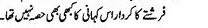
#> input picture Data/Book/1..JPG, 208 x 28 px, given as the content of the folder /content/drive/MyDrive/urdu-ocr-si26/data/raw, which was not available
$ jupyter execute --allow-errors SI26_Week2_Hania.ipynb   (shell and % lines are left out)   (text cells are left out)
#> lines starting #> are read from the running program, lines starting #| are printed output that depends on the picture; after the words box and inside, x2 and y2 are one past the last pixel; in counts of white or black regions, pixels touching at a corner belong together; pictures that were not available may be replaced by others from this repository, and a replacement may not be noted
[cell 1]

import cv2
import numpy as np
from PIL import Image
import os
import matplotlib.pyplot as plt

print('Libraries loaded successfully!')

[cell 2]
def preprocess_image(image_path, save_path):
#> called with image_path = '_only/1..JPG'
    img = cv2.imread(image_path)
#> img is the input picture: shape (28, 208, 3); min 0, max 255, mean 228.2
    if img is None:
        print(f'Could not load: {image_path}')
        return

    gray = cv2.cvtColor(img, cv2.COLOR_BGR2GRAY)
    resized = cv2.resize(gray, (512, 128))
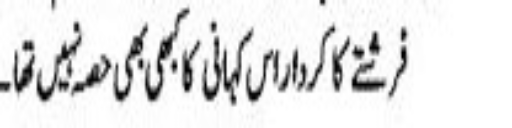
#> resized: shape (128, 512); min 0, max 255, mean 228.1
    denoised = cv2.fastNlMeansDenoising(resized, h=10)
    _, binary = cv2.threshold(denoised, 127, 255, cv2.THRESH_BINARY)
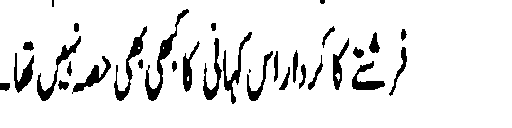
#> binary: shape (128, 512); 90.8% white; 32 black regions (3 under 20 px), largest, box (x1, y1, x2, y2) and area: (145, 9, 189, 101) 649, (114, 26, 147, 101) 515, (37, 36, 81, 101) 476

    cv2.imwrite(save_path, binary)
    return binary

# Create output folder in Drive (not local /content, so it persists)
processed_base = '/content/drive/MyDrive/urdu-ocr-si26/data/processed'
os.makedirs(processed_base, exist_ok=True)
print('Preprocessing function ready!')

[cell 3]
import glob

raw_base = '/content/drive/MyDrive/urdu-ocr-si26/data/raw'
processed_base = '/content/drive/MyDrive/urdu-ocr-si26/data/processed'

all_images = glob.glob(f'{raw_base}/**/*.jpg', recursive=True)
all_images += glob.glob(f'{raw_base}/**/*.JPG', recursive=True)
all_images += glob.glob(f'{raw_base}/**/*.png', recursive=True)

print(f'Found {len(all_images)} images to process')

processed_count = 0
for img_path in all_images:
    # Get folder name + filename to keep names unique
    folder_name = os.path.basename(os.path.dirname(img_path)).replace(' ', '_')
    filename = os.path.basename(img_path)
    save_path = os.path.join(processed_base, f'{folder_name}_{filename}')

    result = preprocess_image(img_path, save_path)
    if result is not None:
        processed_count += 1

print(f'Done! Processed {processed_count} images')

#> (a cell that did not finish here is left out)

[cell 5]
import matplotlib.pyplot as plt

# Pick one example - adjust index/filename as needed
#> (the rest of this cell did not finish here and is left out)

[cell 6]
folder_choice = 'Book'
folder_path = os.path.join(raw_base, folder_choice)
files_in_folder = sorted(os.listdir(folder_path))
print(files_in_folder[:10])  # show first 10 actual filenames

[cell 7]
import matplotlib.pyplot as plt

folder_choice = 'Book'
image_filename = '2..JPG'   # copy exact name from the list, change to check different images

sample_raw = os.path.join(raw_base, folder_choice, image_filename)
sample_processed = os.path.join(processed_base, f"{folder_choice.replace(' ', '_')}_{image_filename}")

print('Raw exists:', os.path.exists(sample_raw))
print('Processed exists:', os.path.exists(sample_processed))

fig, axes = plt.subplots(1, 2, figsize=(12, 4))
axes[0].imshow(cv2.imread(sample_raw))
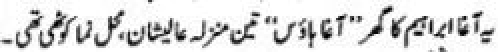
#> input picture Data/Book/2..JPG, 249 x 26 px, given as the content of the folder /content/drive/MyDrive/urdu-ocr-si26/data/raw, which was not available (shown 2 times larger)
axes[0].set_title(f'Original - {folder_choice} {image_filename}')
axes[0].axis('off')

axes[1].imshow(cv2.imread(sample_processed), cmap='gray')
axes[1].set_title(f'Processed - {folder_choice} {image_filename}')
axes[1].axis('off')

plt.show()
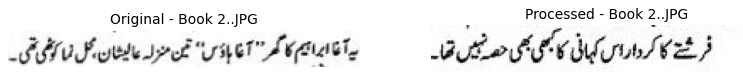
#> figure drawn by matplotlib, 2 panels

[cell 8]
def preprocess_image(image_path, save_path):
#> called with image_path = '_only/1..JPG'
    img = cv2.imread(image_path)
    if img is None:
        print(f'Could not load: {image_path}')
        return

    gray = cv2.cvtColor(img, cv2.COLOR_BGR2GRAY)

    # Resize keeping aspect ratio, then pad to 512x128
    h, w = gray.shape
#> h = 28; w = 208
    target_w, target_h = 512, 128
    scale = min(target_w / w, target_h / h)
#> scale = 2.46
    new_w, new_h = int(w * scale), int(h * scale)
#> new_w = 512; new_h = 68
    resized_temp = cv2.resize(gray, (new_w, new_h))
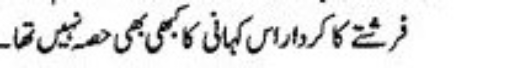
#> resized_temp: shape (68, 512); min 0, max 255, mean 228.1

    # Pad with white to reach exact target size
    canvas = np.full((target_h, target_w), 255, dtype=np.uint8)
    y_offset = (target_h - new_h) // 2
#> y_offset = 30
    x_offset = (target_w - new_w) // 2
#> x_offset = 0
    canvas[y_offset:y_offset+new_h, x_offset:x_offset+new_w] = resized_temp
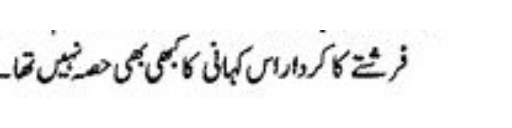
#> canvas: shape (128, 512); min 0, max 255, mean 240.7

    denoised = cv2.fastNlMeansDenoising(canvas, h=10)

    # Adaptive threshold instead of fixed value - handles varying contrast better
    binary = cv2.adaptiveThreshold(denoised, 255, cv2.ADAPTIVE_THRESH_GAUSSIAN_C,
                                     cv2.THRESH_BINARY, 11, 2)
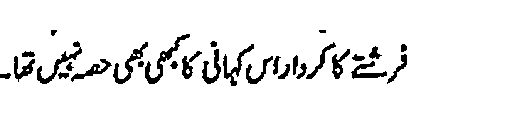
#> binary: shape (128, 512); 93.5% white; 29 black regions, largest, box (x1, y1, x2, y2) and area: (145, 34, 190, 84) 425, (37, 41, 82, 84) 359, (113, 42, 148, 84) 345

    cv2.imwrite(save_path, binary)
    return binary

[cell 9]
# Clear old processed folder first
import shutil
shutil.rmtree(processed_base)
os.makedirs(processed_base, exist_ok=True)

processed_count = 0
for img_path in all_images:
    folder_name = os.path.basename(os.path.dirname(img_path)).replace(' ', '_')
    filename = os.path.basename(img_path)
    save_path = os.path.join(processed_base, f'{folder_name}_{filename}')
    result = preprocess_image(img_path, save_path)
    if result is not None:
        processed_count += 1

print(f'Done! Processed {processed_count} images')

[cell 10]
import matplotlib.pyplot as plt

folder_choice = 'Sign Board'
image_filename = '12..JPG'   # copy exact name from the list, change to check different images

sample_raw = os.path.join(raw_base, folder_choice, image_filename)
sample_processed = os.path.join(processed_base, f"{folder_choice.replace(' ', '_')}_{image_filename}")

print('Raw exists:', os.path.exists(sample_raw))
print('Processed exists:', os.path.exists(sample_processed))

fig, axes = plt.subplots(1, 2, figsize=(12, 4))
axes[0].imshow(cv2.imread(sample_raw))
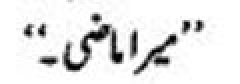
#> input picture Data/Book/12..JPG, 120 x 42 px, given as the content of the folder /content/drive/MyDrive/urdu-ocr-si26/data/raw, which was not available (shown 2 times larger)
axes[0].set_title(f'Original - {folder_choice} {image_filename}')
axes[0].axis('off')

axes[1].imshow(cv2.imread(sample_processed), cmap='gray')
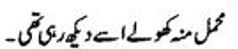
#> input picture Data/Book/10..JPG, 238 x 49 px, given in place of Sign_Board_12..JPG, which was not available
axes[1].set_title(f'Processed - {folder_choice} {image_filename}')
axes[1].axis('off')

plt.show()

[cell 11]
from google.colab import drive
drive.mount('/content/drive')

import cv2
import numpy as np
from PIL import Image
import os
import glob
import matplotlib.pyplot as plt
import pytesseract

raw_base = '/content/drive/MyDrive/urdu-ocr-si26/data/raw'
processed_base = '/content/drive/MyDrive/urdu-ocr-si26/data/processed'

print('Raw base exists:', os.path.exists(raw_base))
print('Processed base exists:', os.path.exists(processed_base))
#> (the rest of this cell did not finish here and is left out)

[cell 12]
test_images = list(glob.glob(f'{processed_base}/*.JPG'))[:5]
if not test_images:
    test_images = list(glob.glob(f'{processed_base}/*.jpg'))[:5]

print('=== Tesseract Results on Urdu Images ===')
print()

for img_path in test_images:
    img = Image.open(img_path)
    result = pytesseract.image_to_string(img, lang='urd')
    print(f'Image: {img_path}')
    print(f'Tesseract output: {result}')
    print('---')

[cell 13]
import pandas as pd

df = pd.read_csv('/content/drive/MyDrive/urdu-ocr-si26/data/labels.csv', encoding='utf-8')
#> (reads labels.csv from the repository)

# Match the 5 test images back to their labels
for img_path in test_images:
    filename = os.path.basename(img_path)
    # Remove the folder prefix we added (e.g. "Book_1..JPG" -> need to find "Book/1..JPG")
    original_name = filename.replace('Book_', 'Book/', 1) if filename.startswith('Book_') else filename
    match = df[df['image'] == original_name]
    if not match.empty:
        print(f'{filename}: {match.iloc[0]["text"]}')
    else:
        print(f'{filename}: NOT FOUND in labels — check naming')

[cell 14]
import os
project_base = '/content/drive/MyDrive/urdu-ocr-si26/data/raw'

for folder in os.listdir(project_base):
    folder_path = os.path.join(project_base, folder)
    if os.path.isdir(folder_path):
        count = len(os.listdir(folder_path))
        print(f'{folder}: {count} files')

[cell 15]
import pandas as pd
import os

# Load existing labels
existing_df = pd.read_csv('/content/drive/MyDrive/urdu-ocr-si26/data/labels.csv', encoding='utf-8')
existing_images = set(existing_df['image'])

folders = ['Book', 'News Paper', 'Sign Board', 'Others', 'Synthetic']
new_rows = []

for folder in folders:
    folder_path = os.path.join(project_base, folder)
    for fname in sorted(os.listdir(folder_path), key=lambda x: int(''.join(filter(str.isdigit, x)) or 0)):
        image_ref = f'{folder}/{fname}'
        if image_ref not in existing_images:
            new_rows.append({'image': image_ref, 'text': '', 'source_type': folder})

new_df = pd.DataFrame(new_rows)
combined_df = pd.concat([existing_df, new_df], ignore_index=True)

combined_df.to_csv('/content/drive/MyDrive/urdu-ocr-si26/data/labels.csv', index=False, encoding='utf-8')
print(f'Added {len(new_rows)} new rows. Total rows now: {len(combined_df)}')

[cell 16]
import pandas as pd

df = pd.read_csv('/content/drive/MyDrive/urdu-ocr-si26/data/labels.csv', encoding='utf-8')

# Fix old folder name references
df['image'] = df['image'].str.replace('Sign boards/', 'Sign Board/', regex=False)
df['source_type'] = df['source_type'].replace('Sign boards', 'Sign Board')

# Now check for duplicates after fixing
duplicates = df[df.duplicated(subset='image', keep=False)]
print(f'{len(duplicates)} duplicate rows found after fix')
print(duplicates.sort_values('image'))

print(df['source_type'].value_counts())

[cell 17]
# Sort so rows with actual text come first, then drop duplicates keeping the first (non-blank) one
df_sorted = df.sort_values(by='text', na_position='last')
df_clean = df_sorted.drop_duplicates(subset='image', keep='first')

# Reset index for cleanliness
df_clean = df_clean.reset_index(drop=True)

print(f'Rows before cleanup: {len(df)}')
print(f'Rows after cleanup: {len(df_clean)}')
print(df_clean['source_type'].value_counts())

# Save the cleaned version back
df_clean.to_csv('/content/drive/MyDrive/urdu-ocr-si26/data/labels.csv', index=False, encoding='utf-8')
print('Cleaned labels.csv saved')

[cell 18]
import pandas as pd
df_check = pd.read_csv('/content/drive/MyDrive/urdu-ocr-si26/data/labels.csv', encoding='utf-8')
print(f'Total rows: {len(df_check)}')
print(df_check['source_type'].value_counts())
print(df_check.head(10))

[cell 19]
import re

# Extract folder and numeric part for proper sorting
df_check['folder'] = df_check['image'].str.split('/').str[0]
df_check['num'] = df_check['image'].str.extract(r'(\d+)').astype(int)

# Sort by folder name, then by image number within each folder
df_sorted_clean = df_check.sort_values(by=['folder', 'num']).drop(columns=['folder', 'num']).reset_index(drop=True)

print(df_sorted_clean.head(15))

# Save this properly ordered version back
df_sorted_clean.to_csv('/content/drive/MyDrive/urdu-ocr-si26/data/labels.csv', index=False, encoding='utf-8')
print('Saved properly ordered labels.csv')

[cell 20]
import pandas as pd, os

df = pd.read_csv('/content/drive/MyDrive/urdu-ocr-si26/data/labels.csv', encoding='utf-8')
print(df.shape)  # should be (209, 3)
missing = df[df['text'].isna() | (df['text'].astype(str).str.strip() == '')]
print(f'{len(missing)} missing labels')
print(missing)

[cell 21]
import cv2, numpy as np, glob
raw_base = '/content/drive/MyDrive/urdu-ocr-si26/data/raw'
processed_base = '/content/drive/MyDrive/urdu-ocr-si26/data/processed'

def preprocess_image(image_path, save_path):
#> called with image_path = '_only/1..JPG'
    img = cv2.imread(image_path)
    if img is None: return None
    gray = cv2.cvtColor(img, cv2.COLOR_BGR2GRAY)
    h, w = gray.shape
#> h = 28; w = 208
    target_w, target_h = 512, 128
    scale = min(target_w/w, target_h/h)
#> scale = 2.46
    new_w, new_h = int(w*scale), int(h*scale)
#> new_w = 512; new_h = 68
    resized_temp = cv2.resize(gray, (new_w, new_h))
    canvas = np.full((target_h, target_w), 255, dtype=np.uint8)
    y_off, x_off = (target_h-new_h)//2, (target_w-new_w)//2
#> y_off = 30; x_off = 0
    canvas[y_off:y_off+new_h, x_off:x_off+new_w] = resized_temp
    denoised = cv2.fastNlMeansDenoising(canvas, h=10)
    binary = cv2.adaptiveThreshold(denoised, 255, cv2.ADAPTIVE_THRESH_GAUSSIAN_C, cv2.THRESH_BINARY, 11, 2)
    cv2.imwrite(save_path, binary)
    return binary

import shutil
shutil.rmtree(processed_base, ignore_errors=True)
os.makedirs(processed_base, exist_ok=True)

all_images = glob.glob(f'{raw_base}/**/*.jpg', recursive=True) + \
             glob.glob(f'{raw_base}/**/*.JPG', recursive=True) + \
             glob.glob(f'{raw_base}/**/*.png', recursive=True)

count = 0
for img_path in all_images:
    folder = os.path.basename(os.path.dirname(img_path)).replace(' ', '_')
    fname = os.path.basename(img_path)
    save_path = os.path.join(processed_base, f'{folder}_{fname}')
    if preprocess_image(img_path, save_path) is not None:
        count += 1
#> count = 1
print(f'Processed {count} images (expect 209)')
#| Processed 1 images (expect 209)
